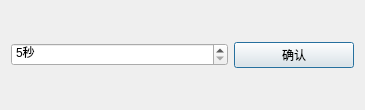
<?xml version="1.0" encoding="UTF-8"?>
<ui version="4.0">
 <class>RepeatAlarmInterval</class>
 <widget class="QDialog" name="RepeatAlarmInterval">
  <property name="geometry">
   <rect>
    <x>0</x>
    <y>0</y>
    <width>365</width>
    <height>110</height>
   </rect>
  </property>
  <property name="windowTitle">
   <string>重复告警时间间隔设置</string>
  </property>
  <layout class="QHBoxLayout" name="horizontalLayout">
   <item>
    <widget class="QSpinBox" name="interval">
     <property name="suffix">
      <string>秒</string>
     </property>
     <property name="minimum">
      <number>5</number>
     </property>
     <property name="maximum">
      <number>65535</number>
     </property>
    </widget>
   </item>
   <item>
    <widget class="QPushButton" name="ok">
     <property name="maximumSize">
      <size>
       <width>120</width>
       <height>16777215</height>
      </size>
     </property>
     <property name="text">
      <string>确认</string>
     </property>
    </widget>
   </item>
  </layout>
 </widget>
 <resources/>
 <connections/>
</ui>
